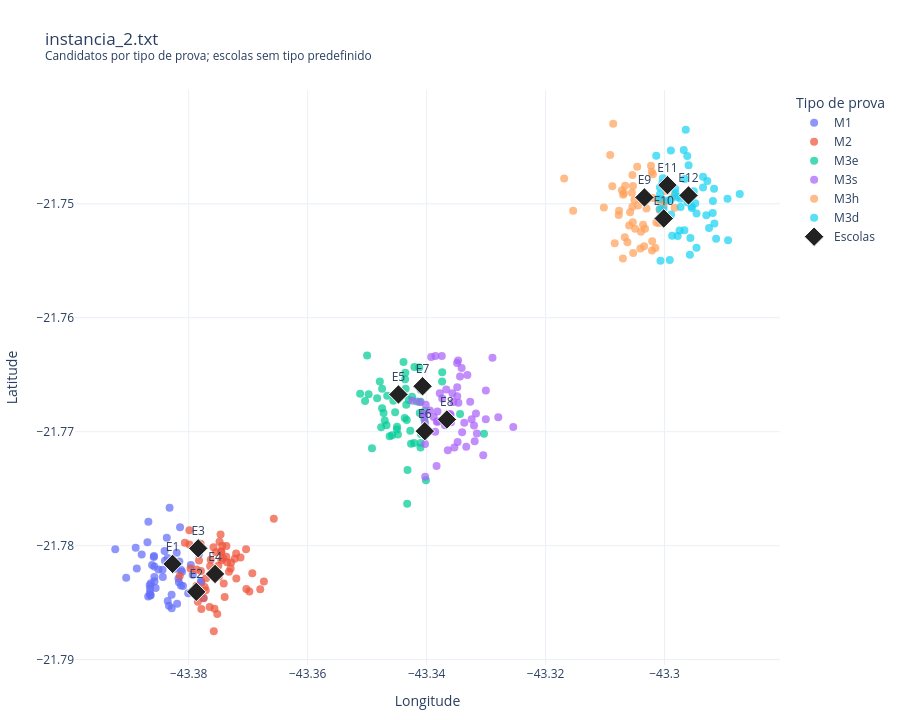

Source (notebook cell):
### Code cell
grafico_instancia(instancia, titulo=nome_instancia).show()

### Figure 1 — Plotly figure (JSON) as saved in the notebook; plotly's stock layout.template omitted (floating-point values rounded to 4 significant figures; data arrays with more than 128 entries replaced by an {"elided": "..."} marker saying what was removed)
{"data": [{"customdata": {"elided": "53x7 mixed values"}, "hovertemplate": "Candidato: %{customdata[0]}<br>Tipo de prova: %{customdata[2]}<br>CEP: %{customdata[1]}<br>Latitude: %{customdata[3]:.6f}<br>Longitude: %{customdata[4]:.6f}<br>Escola mais próxima por distância: %{customdata[5]}<br>Distância: %{customdata[6]:.2f} km<extra></extra>", "marker": {"color": "#636EFA", "opacity": 0.72, "size": 8}, "mode": "markers", "name": "M1", "type": "scatter", "x": [-43.39, -43.38, -43.39, -43.39, -43.38, -43.38, -43.39, -43.38, -43.39, -43.39, -43.38, -43.38, -43.38, -43.38, -43.38, -43.38, -43.39, -43.38, -43.38, -43.38, -43.39, -43.38, -43.39, -43.38, -43.39, -43.38, -43.38, -43.39, -43.38, -43.39, -43.38, -43.39, -43.38, -43.39, -43.39, -43.38, -43.39, -43.39, -43.39, -43.39, -43.38, -43.38, -43.38, -43.38, -43.39, -43.38, -43.38, -43.38, -43.38, -43.38, -43.39, -43.39, -43.38], "y": [-21.78, -21.78, -21.78, -21.78, -21.78, -21.78, -21.78, -21.79, -21.78, -21.78, -21.78, -21.78, -21.78, -21.78, -21.78, -21.78, -21.78, -21.78, -21.78, -21.78, -21.78, -21.78, -21.78, -21.78, -21.78, -21.79, -21.78, -21.78, -21.78, -21.78, -21.78, -21.78, -21.78, -21.78, -21.78, -21.78, -21.78, -21.78, -21.78, -21.78, -21.78, -21.78, -21.78, -21.78, -21.78, -21.79, -21.78, -21.78, -21.78, -21.78, -21.78, -21.78, -21.78]}, {"customdata": {"elided": "53x7 mixed values"}, "hovertemplate": "Candidato: %{customdata[0]}<br>Tipo de prova: %{customdata[2]}<br>CEP: %{customdata[1]}<br>Latitude: %{customdata[3]:.6f}<br>Longitude: %{customdata[4]:.6f}<br>Escola mais próxima por distância: %{customdata[5]}<br>Distância: %{customdata[6]:.2f} km<extra></extra>", "marker": {"color": "#EF553B", "opacity": 0.72, "size": 8}, "mode": "markers", "name": "M2", "type": "scatter", "x": [-43.38, -43.37, -43.38, -43.38, -43.37, -43.38, -43.38, -43.38, -43.38, -43.38, -43.37, -43.37, -43.37, -43.37, -43.38, -43.37, -43.38, -43.37, -43.37, -43.37, -43.37, -43.38, -43.37, -43.38, -43.38, -43.37, -43.38, -43.38, -43.37, -43.37, -43.37, -43.37, -43.38, -43.37, -43.37, -43.38, -43.37, -43.38, -43.37, -43.38, -43.38, -43.37, -43.37, -43.38, -43.37, -43.38, -43.38, -43.37, -43.38, -43.37, -43.38, -43.37, -43.38], "y": [-21.78, -21.78, -21.78, -21.78, -21.78, -21.78, -21.78, -21.78, -21.79, -21.78, -21.78, -21.78, -21.78, -21.78, -21.78, -21.78, -21.78, -21.78, -21.78, -21.78, -21.78, -21.79, -21.78, -21.78, -21.78, -21.78, -21.78, -21.78, -21.78, -21.78, -21.78, -21.78, -21.78, -21.78, -21.78, -21.78, -21.78, -21.78, -21.78, -21.79, -21.79, -21.78, -21.78, -21.78, -21.78, -21.79, -21.78, -21.78, -21.78, -21.78, -21.78, -21.78, -21.78]}, {"customdata": {"elided": "53x7 mixed values"}, "hovertemplate": "Candidato: %{customdata[0]}<br>Tipo de prova: %{customdata[2]}<br>CEP: %{customdata[1]}<br>Latitude: %{customdata[3]:.6f}<br>Longitude: %{customdata[4]:.6f}<br>Escola mais próxima por distância: %{customdata[5]}<br>Distância: %{customdata[6]:.2f} km<extra></extra>", "marker": {"color": "#00CC96", "opacity": 0.72, "size": 8}, "mode": "markers", "name": "M3e", "type": "scatter", "x": [-43.34, -43.35, -43.34, -43.35, -43.35, -43.34, -43.35, -43.34, -43.34, -43.33, -43.34, -43.34, -43.35, -43.34, -43.35, -43.34, -43.34, -43.35, -43.34, -43.34, -43.35, -43.35, -43.34, -43.35, -43.34, -43.34, -43.34, -43.33, -43.35, -43.34, -43.35, -43.34, -43.34, -43.34, -43.35, -43.34, -43.35, -43.34, -43.34, -43.35, -43.34, -43.34, -43.34, -43.34, -43.34, -43.35, -43.35, -43.34, -43.34, -43.34, -43.34, -43.34, -43.35], "y": [-21.77, -21.76, -21.77, -21.77, -21.77, -21.77, -21.77, -21.77, -21.77, -21.77, -21.78, -21.77, -21.77, -21.77, -21.77, -21.77, -21.77, -21.77, -21.76, -21.77, -21.77, -21.77, -21.76, -21.77, -21.77, -21.76, -21.77, -21.77, -21.77, -21.77, -21.77, -21.77, -21.76, -21.76, -21.77, -21.77, -21.77, -21.77, -21.77, -21.77, -21.77, -21.77, -21.77, -21.77, -21.77, -21.77, -21.77, -21.77, -21.77, -21.77, -21.77, -21.77, -21.77]}, {"customdata": {"elided": "53x7 mixed values"}, "hovertemplate": "Candidato: %{customdata[0]}<br>Tipo de prova: %{customdata[2]}<br>CEP: %{customdata[1]}<br>Latitude: %{customdata[3]:.6f}<br>Longitude: %{customdata[4]:.6f}<br>Escola mais próxima por distância: %{customdata[5]}<br>Distância: %{customdata[6]:.2f} km<extra></extra>", "marker": {"color": "#AB63FA", "opacity": 0.72, "size": 8}, "mode": "markers", "name": "M3s", "type": "scatter", "x": [-43.33, -43.34, -43.34, -43.33, -43.33, -43.34, -43.34, -43.33, -43.34, -43.34, -43.34, -43.33, -43.33, -43.33, -43.34, -43.34, -43.34, -43.34, -43.34, -43.33, -43.34, -43.33, -43.34, -43.33, -43.33, -43.33, -43.34, -43.33, -43.34, -43.34, -43.33, -43.33, -43.34, -43.33, -43.33, -43.34, -43.34, -43.34, -43.33, -43.33, -43.33, -43.34, -43.34, -43.33, -43.34, -43.34, -43.33, -43.34, -43.34, -43.34, -43.33, -43.34, -43.33], "y": [-21.77, -21.77, -21.77, -21.76, -21.77, -21.77, -21.77, -21.77, -21.77, -21.77, -21.76, -21.77, -21.77, -21.76, -21.77, -21.77, -21.77, -21.77, -21.77, -21.77, -21.77, -21.77, -21.77, -21.77, -21.77, -21.77, -21.76, -21.77, -21.77, -21.76, -21.76, -21.77, -21.77, -21.77, -21.77, -21.77, -21.77, -21.77, -21.77, -21.77, -21.77, -21.77, -21.77, -21.77, -21.77, -21.77, -21.77, -21.77, -21.77, -21.77, -21.77, -21.77, -21.76]}, {"customdata": {"elided": "52x7 mixed values"}, "hovertemplate": "Candidato: %{customdata[0]}<br>Tipo de prova: %{customdata[2]}<br>CEP: %{customdata[1]}<br>Latitude: %{customdata[3]:.6f}<br>Longitude: %{customdata[4]:.6f}<br>Escola mais próxima por distância: %{customdata[5]}<br>Distância: %{customdata[6]:.2f} km<extra></extra>", "marker": {"color": "#FFA15A", "opacity": 0.72, "size": 8}, "mode": "markers", "name": "M3h", "type": "scatter", "x": [-43.3, -43.3, -43.3, -43.31, -43.3, -43.3, -43.3, -43.31, -43.31, -43.3, -43.31, -43.31, -43.3, -43.3, -43.31, -43.31, -43.31, -43.31, -43.31, -43.31, -43.31, -43.31, -43.31, -43.3, -43.3, -43.31, -43.3, -43.3, -43.3, -43.3, -43.31, -43.3, -43.3, -43.32, -43.3, -43.3, -43.3, -43.31, -43.31, -43.32, -43.3, -43.3, -43.31, -43.3, -43.3, -43.31, -43.31, -43.31, -43.3, -43.3, -43.3, -43.31], "y": [-21.75, -21.75, -21.75, -21.75, -21.75, -21.75, -21.75, -21.74, -21.75, -21.75, -21.75, -21.75, -21.75, -21.75, -21.75, -21.75, -21.75, -21.75, -21.75, -21.75, -21.75, -21.75, -21.75, -21.75, -21.75, -21.75, -21.75, -21.75, -21.75, -21.75, -21.75, -21.75, -21.75, -21.75, -21.75, -21.75, -21.75, -21.75, -21.75, -21.75, -21.75, -21.75, -21.75, -21.75, -21.75, -21.75, -21.75, -21.75, -21.75, -21.75, -21.75, -21.75]}, {"customdata": {"elided": "52x7 mixed values"}, "hovertemplate": "Candidato: %{customdata[0]}<br>Tipo de prova: %{customdata[2]}<br>CEP: %{customdata[1]}<br>Latitude: %{customdata[3]:.6f}<br>Longitude: %{customdata[4]:.6f}<br>Escola mais próxima por distância: %{customdata[5]}<br>Distância: %{customdata[6]:.2f} km<extra></extra>", "marker": {"color": "#19D3F3", "opacity": 0.72, "size": 8}, "mode": "markers", "name": "M3d", "type": "scatter", "x": [-43.3, -43.3, -43.29, -43.3, -43.3, -43.29, -43.3, -43.3, -43.29, -43.29, -43.3, -43.3, -43.3, -43.29, -43.3, -43.3, -43.29, -43.3, -43.29, -43.3, -43.3, -43.3, -43.3, -43.29, -43.3, -43.3, -43.3, -43.29, -43.29, -43.3, -43.3, -43.3, -43.29, -43.3, -43.29, -43.3, -43.3, -43.3, -43.29, -43.3, -43.3, -43.3, -43.29, -43.3, -43.3, -43.29, -43.3, -43.3, -43.29, -43.3, -43.3, -43.3], "y": [-21.75, -21.75, -21.75, -21.75, -21.75, -21.75, -21.75, -21.75, -21.75, -21.75, -21.75, -21.75, -21.75, -21.75, -21.75, -21.75, -21.75, -21.75, -21.75, -21.74, -21.75, -21.75, -21.75, -21.75, -21.75, -21.75, -21.75, -21.75, -21.75, -21.75, -21.75, -21.75, -21.75, -21.75, -21.75, -21.75, -21.75, -21.75, -21.75, -21.75, -21.75, -21.75, -21.75, -21.75, -21.75, -21.75, -21.75, -21.75, -21.75, -21.75, -21.75, -21.75]}, {"customdata": [["E1", "90000001", 2, "16; 15", 31, -21.78, -43.38], ["E2", "90000002", 2, "16; 15", 31, -21.78, -43.38], ["E3", "90000003", 2, "16; 15", 31, -21.78, -43.38], ["E4", "90000004", 2, "16; 15", 31, -21.78, -43.38], ["E5", "90000005", 2, "16; 15", 31, -21.77, -43.34], ["E6", "90000006", 2, "16; 15", 31, -21.77, -43.34], ["E7", "90000007", 2, "16; 15", 31, -21.77, -43.34], ["E8", "90000008", 2, "16; 15", 31, -21.77, -43.34], ["E9", "90000009", 2, "16; 15", 31, -21.75, -43.3], ["E10", "90000010", 2, "16; 15", 31, -21.75, -43.3], ["E11", "90000011", 2, "16; 15", 31, -21.75, -43.3], ["E12", "90000012", 2, "16; 15", 31, -21.75, -43.3]], "hovertemplate": "Escola: %{customdata[0]}<br>CEP: %{customdata[1]}<br>Salas: %{customdata[2]}<br>Capacidades das salas: %{customdata[3]}<br>Capacidade total: %{customdata[4]}<br>Latitude: %{customdata[5]:.6f}<br>Longitude: %{customdata[6]:.6f}<extra></extra>", "marker": {"color": "#222222", "line": {"color": "white", "width": 1}, "size": 15, "symbol": "diamond"}, "mode": "markers+text", "name": "Escolas", "text": ["E1", "E2", "E3", "E4", "E5", "E6", "E7", "E8", "E9", "E10", "E11", "E12"], "textposition": "top center", "type": "scatter", "x": [-43.38, -43.38, -43.38, -43.38, -43.34, -43.34, -43.34, -43.34, -43.3, -43.3, -43.3, -43.3], "y": [-21.78, -21.78, -21.78, -21.78, -21.77, -21.77, -21.77, -21.77, -21.75, -21.75, -21.75, -21.75]}], "layout": {"height": 720, "hovermode": "closest", "legend": {"title": {"text": "Tipo de prova"}}, "margin": {"b": 55, "l": 60, "r": 30, "t": 90}, "title": {"text": "instancia_2.txt<br><sup>Candidatos por tipo de prova; escolas sem tipo predefinido</sup>"}, "xaxis": {"title": {"text": "Longitude"}}, "yaxis": {"title": {"text": "Latitude"}}}}
